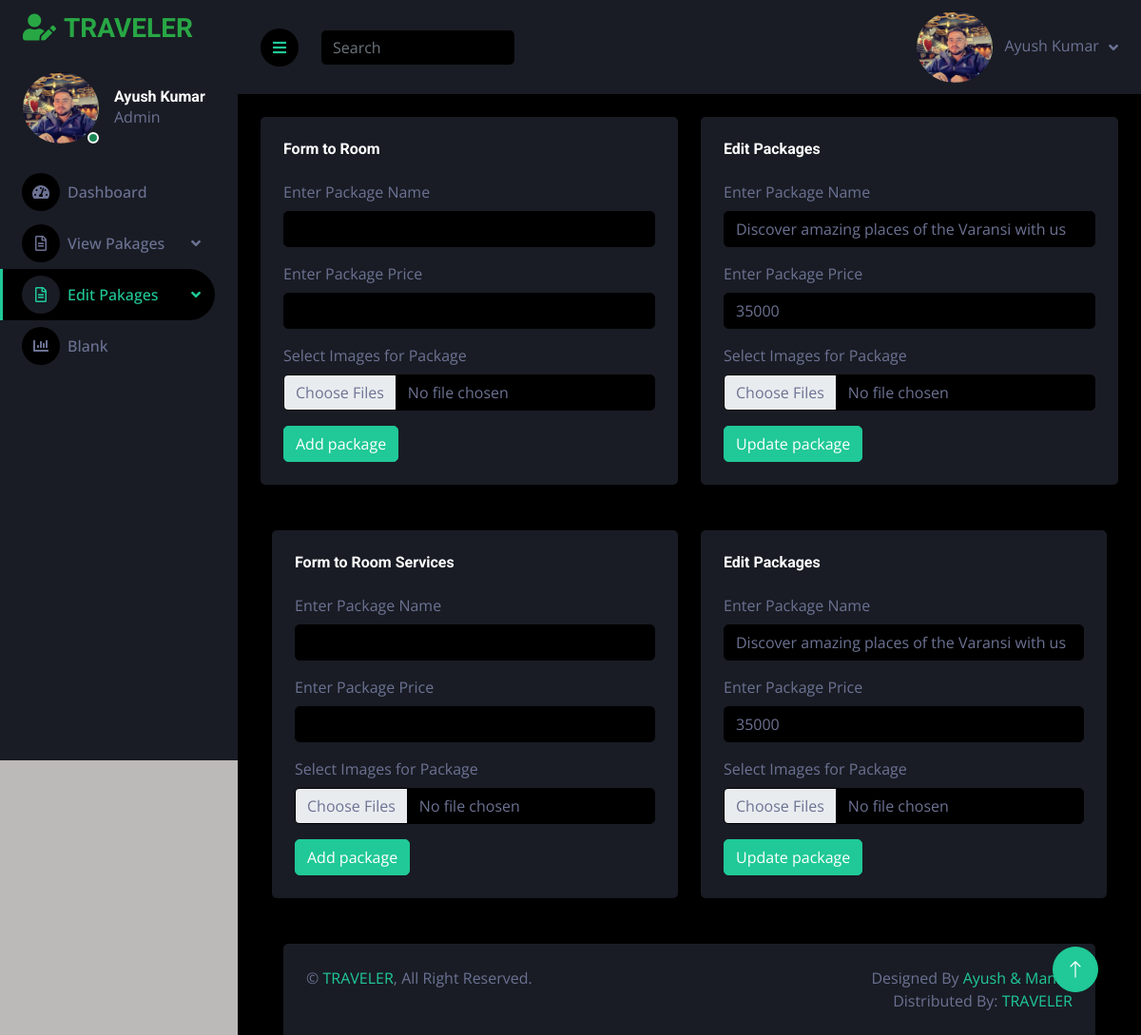
The app's page /admin-edit-room.php?Id=15 with its own data.
### tables this page shows
CREATE TABLE `add_package` (
  `Id` int(11) NOT NULL,
  `pname` varchar(255) NOT NULL,
  `price` varchar(255) NOT NULL,
  `image` varchar(255) NOT NULL,
  `place` varchar(300) NOT NULL,
  `days` varchar(255) NOT NULL,
  `image1` varchar(300) NOT NULL,
  `name1` varchar(255) NOT NULL,
  `description1` varchar(255) NOT NULL,
  `image2` varchar(255) NOT NULL,
  `name2` varchar(255) NOT NULL,
  `description2` varchar(255) NOT NULL,
  `image3` varchar(300) NOT NULL,
  `name3` varchar(255) NOT NULL,
  `description3` varchar(255) NOT NULL,
  `image4` varchar(255) NOT NULL,
  `name4` varchar(255) NOT NULL,
  `description4` varchar(255) NOT NULL,
  `image5` varchar(300) NOT NULL,
  `name5` varchar(300) NOT NULL,
  `description5` varchar(300) NOT NULL,
  `image6` varchar(300) NOT NULL,
  `name6` varchar(300) NOT NULL,
  `description6` varchar(300) NOT NULL
);

### admin-edit-room.php (the view, shortened to what this page needs)
<?php
require('connection.php');
?>
<!DOCTYPE html>
<html lang="en">
<head>
    <link href="https://cdnjs.cloudflare.com/ajax/libs/font-awesome/5.10.0/css/all.min.css" rel="stylesheet">
    <link href="https://cdn.jsdelivr.net/npm/bootstrap-icons@1.4.1/font/bootstrap-icons.css" rel="stylesheet">
    <link href="lib3/owlcarousel/assets/owl.carousel.min.css" rel="stylesheet">
    <link href="lib3/tempusdominus/css/tempusdominus-bootstrap-4.min.css" rel="stylesheet" />
    <link href="css/bootstrap5.min.css" rel="stylesheet">
    <link href="css/admin-style.css" rel="stylesheet">
</head>
<body>
    <div class="container-fluid position-relative d-flex p-0">
        <div class="sidebar pe-4 pb-3">
            <nav class="navbar bg-secondary navbar-dark">
                <a href="admin-index.php" class="navbar-brand mx-4 mb-3">
                    <h3 style="color:#28a745;"><i class="fa fa-user-edit me-2"></i>TRAVELER</h3>
                </a>
                <div class="d-flex align-items-center ms-4 mb-4">
                    <div class="position-relative">
                        <img class="rounded-circle" src="img/admin.jpg" alt="" style="width: 80px; height: 75px;">
                        <div class="bg-success rounded-circle border border-2 border-white position-absolute end-0 bottom-0 p-1">
                        </div>
                    </div>
                    <div class="ms-3">
                        <h6 class="mb-0">Ayush Kumar</h6>
                        <span>Admin</span>
                    </div>
                </div>
                <div class="navbar-nav w-100">
                    <a href="admin-index.php" class="nav-item nav-link"><i class="fa fa-tachometer-alt me-2"></i>Dashboard</a>
                    <div class="nav-item dropdown">
                        <a href="#" class="nav-link dropdown-toggle" data-bs-toggle="dropdown"><i class="far fa-file-alt me-2"></i>View Pakages</a>
                    </div>
                    <div class="nav-item dropdown">
                        <a href="#" class="nav-link dropdown-toggle active" data-bs-toggle="dropdown"><i class="far fa-file-alt me-2"></i>Edit Pakages</a>
                    </div>
                    <a href="admin-blank.php" class="nav-item nav-link"><i class="fa fa-chart-bar me-2"></i>Blank</a>
                </div>
            </nav>
        </div>
        <div class="content">
            <nav class="navbar navbar-expand bg-secondary navbar-dark sticky-top px-4 py-0">
                <a href="#" class="sidebar-toggler flex-shrink-0">
                    <i class="fa fa-bars"></i>
                </a>
                <form class="d-none d-md-flex ms-4">
                    <input class="form-control bg-dark border-0" type="search" placeholder="Search">
                </form>
                <div class="navbar-nav align-items-center ms-auto">
                    <div class="nav-item dropdown">
                        <a href="#" class="nav-link dropdown-toggle" data-bs-toggle="dropdown">
                            <img class="rounded-circle me-lg-2" src="img/admin.jpg" alt="" style="width: 80px; height: 75px;">
                            <span class="d-none d-lg-inline-flex">Ayush Kumar</span>
                        </a>
                    </div>
                </div>
            </nav>
            <div class="container-fluid pt-4 px-4">
                <div class="row g-4">
                    <div class="col-sm-12 col-xl-6">
                        <div class="bg-secondary rounded h-100 p-4">
                            <h6 class="mb-4">Form to Room</h6>
                            <form action="admin_package_add.php" method="POST" enctype="multipart/form-data">
                                <div class="mb-3">
                                    <label for="packagename" class="form-label">Enter Package Name</label>
                                    <input type="text" name="pname" class="form-control" id="inputEmail3">
                                </div>
                                <div class="mb-3">
                                    <label for="packagename" class="form-label">Enter Package Price</label>
                                    <input type="text" name="price" class="form-control" id="inputEmail3">
                                </div>
                                <div class="mb-3">
                                    <label for="formFileMultiple" class="form-label">Select Images for Package</label>
                                    <input class="form-control bg-dark" name="image" type="file" id="formFileMultiple" multiple>
                                </div>
                                <button type="submit" name="add" class="btn btn-primary">Add package</button>
                            </form>
                        </div>
                    </div>
                    <div class="col-sm-12 col-xl-6">
                        <div class="bg-secondary rounded h-100 p-4">
                            <h6 class="mb-4">Edit Packages</h6>
                            <?php
                            if (isset($_GET['Id'])) {
                                $post_id = $_GET['Id'];
                                $query = "SELECT * FROM add_package WHERE Id='$post_id' LIMIT 1";
                                $query_run = mysqli_query($conn, $query);
                                if (mysqli_num_rows($query_run) > 0) {
                                    $row = mysqli_fetch_array($query_run);
                            ?>
                                    <form action="admin-table-package-edit.php" method="POST" enctype="multipart/form-data">
                                        <div class="mb-3">
                                            <label for="packagename" class="form-label">Enter Package Name</label>
                                            <input type="text" name="pname" value="<?= $row['pname'] ?>" class="form-control" id="inputEmail3">
                                        </div>
                                        <div class="mb-3">
                                            <label for="packagename" class="form-label">Enter Package Price</label>
                                            <input type="text" name="price" value="<?= $row['price'] ?>" class="form-control" id="inputEmail3">
                                        </div>
                                        <div class="mb-3">
                                            <label for="formFileMultiple" class="form-label">Select Images for Package</label>
                                            <input class="form-control bg-dark" name="image" type="file" id="formFileMultiple" multiple>
                                        </div>
                                        <button type="submit" name="update" class="btn btn-primary">Update package</button>
                                    </form>
                                <?php
                                } else {
                                ?>
                                    <h4>No package found</h4>
                            <?php
                                }
                            } else {
                                echo '<h1 class="mb-20">please select package from Table</h1>';
                            }
                            ?>
                        </div>
                    </div>
                    <div class="container-fluid pt-4 px-4">
                        <div class="row g-4">
                            <div class="col-sm-12 col-xl-6">
                                <div class="bg-secondary rounded h-100 p-4">
                                    <h6 class="mb-4">Form to Room Services</h6>
                                    <form action="admin_package_add.php" method="POST" enctype="multipart/form-data">
                                        <div class="mb-3">
                                            <label for="packagename" class="form-label">Enter Package Name</label>
                                            <input type="text" name="pname" class="form-control" id="inputEmail3">
                                        </div>
                                        <div class="mb-3">
                                            <label for="packagename" class="form-label">Enter Package Price</label>
                                            <input type="text" name="price" class="form-control" id="inputEmail3">
                                        </div>
                                        <div class="mb-3">
                                            <label for="formFileMultiple" class="form-label">Select Images for Package</label>
                                            <input class="form-control bg-dark" name="image" type="file" id="formFileMultiple" multiple>
                                        </div>
                                        <button type="submit" name="add" class="btn btn-primary">Add package</button>
                                    </form>
                                </div>
                            </div>
                            <div class="col-sm-12 col-xl-6">
                                <div class="bg-secondary rounded h-100 p-4">
                                    <h6 class="mb-4">Edit Packages</h6>
                                    <?php
                                    if (isset($_GET['Id'])) {
                                        $post_id = $_GET['Id'];
                                        $query = "SELECT * FROM add_package WHERE Id='$post_id' LIMIT 1";
                                        $query_run = mysqli_query($conn, $query);
                                        if (mysqli_num_rows($query_run) > 0) {
                                            $row = mysqli_fetch_array($query_run);
                                    ?>
                                            <form action="admin-table-package-edit.php" method="POST" enctype="multipart/form-data">
                                                <div class="mb-3">
                                                    <label for="packagename" class="form-label">Enter Package Name</label>
                                                    <input type="text" name="pname" value="<?= $row['pname'] ?>" class="form-control" id="inputEmail3">
                                                </div>
                                                <div class="mb-3">
                                                    <label for="packagename" class="form-label">Enter Package Price</label>
                                                    <input type="text" name="price" value="<?= $row['price'] ?>" class="form-control" id="inputEmail3">
                                                </div>
                                                <div class="mb-3">
                                                    <label for="formFileMultiple" class="form-label">Select Images for Package</label>
                                                    <input class="form-control bg-dark" name="image" type="file" id="formFileMultiple" multiple>
                                                </div>
                                                <button type="submit" name="update" class="btn btn-primary">Update package</button>
                                            </form>
                                        <?php
                                        } else {
                                        ?>
                                            <h4>No package found</h4>
                                    <?php
                                        }
                                    } else {
                                        echo '<h1 class="mb-20">please select package from Table</h1>';
                                    }
                                    ?>
                                </div>
                            </div>
                            <div class="container-fluid pt-4 px-4">
                                <div class="bg-secondary rounded-top p-4">
                                    <div class="row">
                                        <div class="col-12 col-sm-6 text-center text-sm-start">
                                            &copy; <a href="#">TRAVELER</a>, All Right Reserved.
                                        </div>
                                        <div class="col-12 col-sm-6 text-center text-sm-end">
                                            Designed By <a href="">Ayush & Manav</a>
                                            <br>Distributed By: <a href="index.php" target="_blank">TRAVELER</a>
                                        </div>
                                    </div>
                                </div>
                            </div>
                        </div>
                        <a href="#" class="btn btn-lg btn-primary btn-lg-square back-to-top"><i class="bi bi-arrow-up"></i></a>
                    </div>
</body>
</html>

### css/admin-style.css (style rules this page uses)
:root { --primary: #20c997; --secondary: #191C24; --light: #6C7293; --dark: #000000; }
.back-to-top { position: fixed; display: none; right: 45px; bottom: 45px; z-index: 99; }
.btn { transition: .5s; }
.btn-lg-square { width: 48px; height: 48px; }
.btn-square, .btn-sm-square, .btn-lg-square { padding: 0; display: inline-flex; align-items: center; justify-content: center; font-weight: normal; border-radius: 50px; }
.sidebar { position: fixed; top: 0; left: 0; bottom: 0; width: 250px; height: 100vh; overflow-y: auto; background: var(--secondary); transition: 0.5s; z-index: 999; }
.content { margin-left: 250px; min-height: 100vh; background: var(--dark); transition: 0.5s; }
@media (min-width: 992px) { .sidebar { margin-left: 0; } }
@media (min-width: 992px) { .content { width: calc(100% - 250px); } }
.sidebar .navbar .navbar-nav .nav-link { padding: 7px 20px; color: var(--light); font-weight: 500; border-left: 3px solid var(--secondary); border-radius: 0 30px 30px 0; outline: none; }
.sidebar .navbar .navbar-nav .nav-link:hover, .sidebar .navbar .navbar-nav .nav-link.active { color: var(--primary); background: var(--dark); border-color: var(--primary); }
.sidebar .navbar .navbar-nav .nav-link i { width: 40px; height: 40px; display: inline-flex; align-items: center; justify-content: center; background: var(--dark); border-radius: 40px; }
.sidebar .navbar .navbar-nav .nav-link:hover i, .sidebar .navbar .navbar-nav .nav-link.active i { background: var(--secondary); }
.sidebar .navbar .dropdown-toggle::after { position: absolute; top: 15px; right: 15px; border: none; content: "\f107"; font-family: "Font Awesome 5 Free"; font-weight: 900; transition: .5s; }
.content .navbar .navbar-nav .nav-link { margin-left: 25px; padding: 12px 0; color: var(--light); outline: none; }
.content .navbar .sidebar-toggler, .content .navbar .navbar-nav .nav-link i { width: 40px; height: 40px; display: inline-flex; align-items: center; justify-content: center; background: var(--dark); border-radius: 40px; }
.content .navbar .dropdown-toggle::after { margin-left: 6px; vertical-align: middle; border: none; content: "\f107"; font-family: "Font Awesome 5 Free"; font-weight: 900; transition: .5s; }

### records on screen
add_package: pname "Discover amazing places of the Varansi with us", price "35000"
